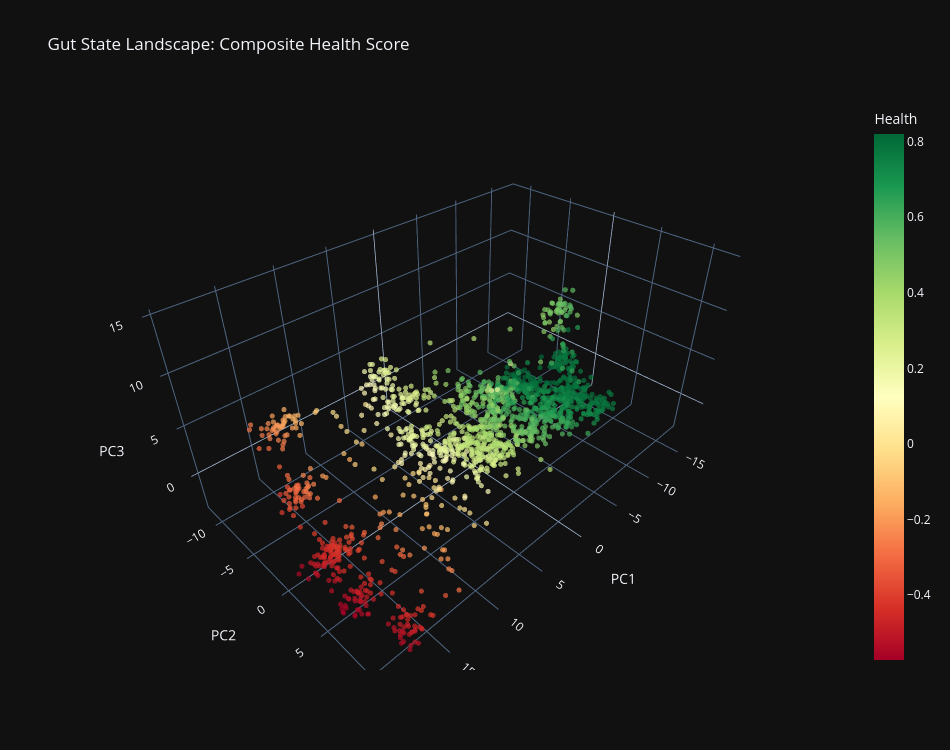

The notebook cell saved with this chart:
### Code cell
fig = px.scatter_3d(
    plot_df, x='PC1', y='PC2', z='PC3', color='health_score',
    color_continuous_scale='RdYlGn', hover_name='label', opacity=0.7,
    title='Gut State Landscape: Composite Health Score',
    template=PLOTLY_DARK, width=950, height=750,
)
fig.update_traces(marker=dict(size=3))
fig.update_coloraxes(colorbar_title='Health')
fig.show()

### Figure 1 — Plotly figure (JSON) as saved in the notebook; plotly's stock layout.template omitted (floating-point values rounded to 4 significant figures; data arrays with more than 128 entries replaced by an {"elided": "..."} marker saying what was removed)
{"data": [{"hovertemplate": "<b>%{hovertext}</b><br><br>PC1=%{x}<br>PC2=%{y}<br>PC3=%{z}<br>health_score=%{marker.color}<extra></extra>", "hovertext": {"elided": "1580 str values"}, "legendgroup": "", "marker": {"color": {"elided": "1580 float values"}, "coloraxis": "coloraxis", "opacity": 0.7, "size": 3, "symbol": "circle"}, "mode": "markers", "name": "", "scene": "scene", "showlegend": false, "type": "scatter3d", "x": {"elided": "1580 float values"}, "y": {"elided": "1580 float values"}, "z": {"elided": "1580 float values"}}], "layout": {"coloraxis": {"colorbar": {"title": {"text": "Health"}}, "colorscale": [[0, "rgb(165,0,38)"], [0.1, "rgb(215,48,39)"], [0.2, "rgb(244,109,67)"], [0.3, "rgb(253,174,97)"], [0.4, "rgb(254,224,139)"], [0.5, "rgb(255,255,191)"], [0.6, "rgb(217,239,139)"], [0.7, "rgb(166,217,106)"], [0.8, "rgb(102,189,99)"], [0.9, "rgb(26,152,80)"], [1, "rgb(0,104,55)"]]}, "height": 750, "legend": {"tracegroupgap": 0}, "scene": {"domain": {"x": [0, 1], "y": [0, 1]}, "xaxis": {"title": {"text": "PC1"}}, "yaxis": {"title": {"text": "PC2"}}, "zaxis": {"title": {"text": "PC3"}}}, "title": {"text": "Gut State Landscape: Composite Health Score"}, "width": 950}}
